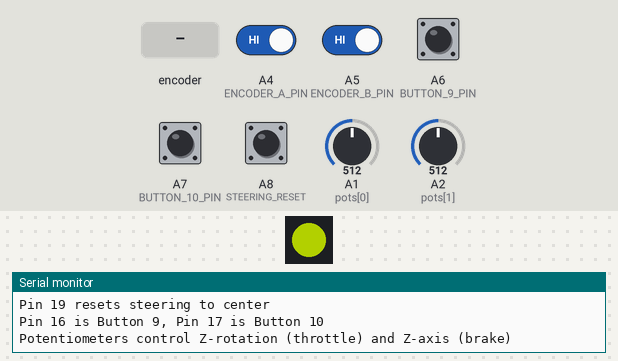
Recording of a sketch running on a simulated Teensy 4. On the bench: 1 RGB LEDs in strip order, left to right, the last lines printed to the serial monitor. Inputs (shaded band) come from the test bench; at power-on: A4 (ENCODER_A_PIN), A5 (ENCODER_B_PIN), A6 (BUTTON_9_PIN), A7 (BUTTON_10_PIN), A8 (STEERING_RESET) HIGH, A1 (pots[0]) = 512, A2 (pots[1]) = 512. Dim RGB values are drawn brighter than linear; USB keyboard and mouse output is not drawn.

Above: at 1.2 s.
1.3 s: A1 (pots[0]) set to 716
At 1.8 s:
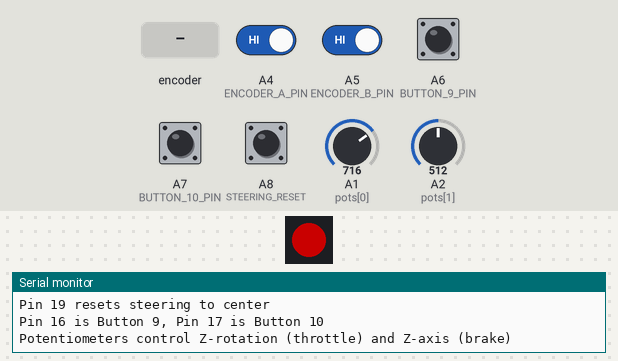
2.8 s: A2 (pots[1]) set to 739
At 3.3 s:
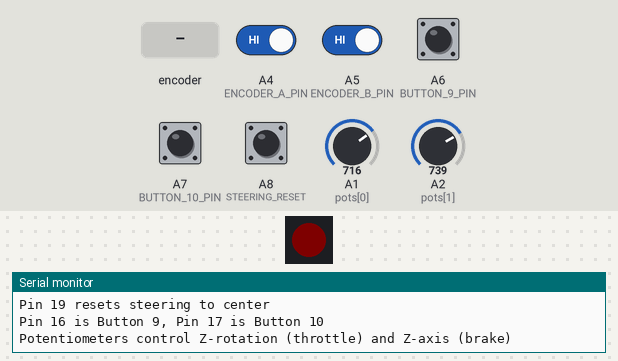
4.3 s: A2 (pots[1]) set to 765
At 5.5 s:
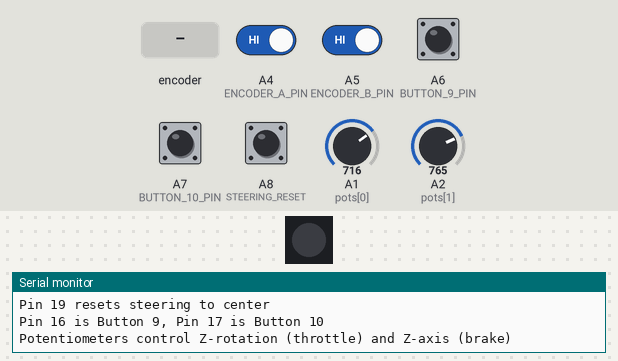
5.8 s: rotary encoder on A4 (ENCODER_A_PIN) / A5 (ENCODER_B_PIN) turned 3 steps (first pin leading)
At 7.2 s:
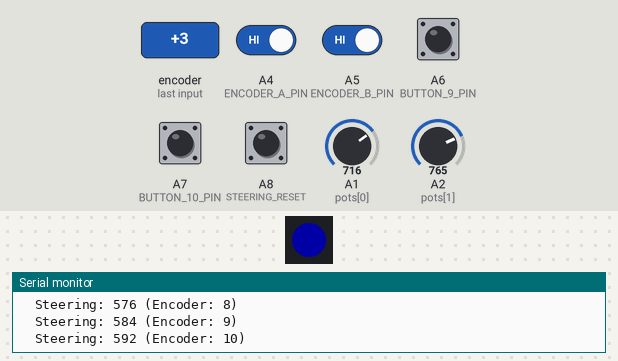
7.9 s: A1 (pots[0]) set to 511
At 9.1 s:
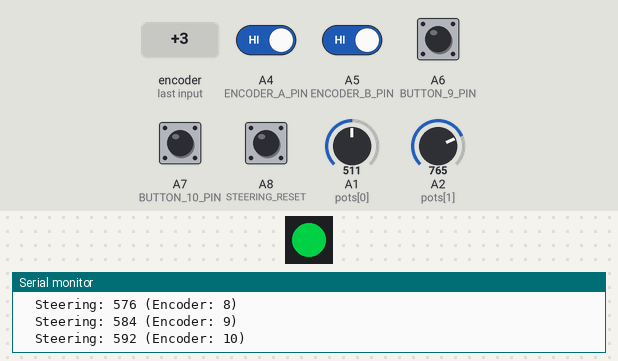
9.4 s: rotary encoder on A4 (ENCODER_A_PIN) / A5 (ENCODER_B_PIN) turned 3 steps (first pin leading)
At 11.3 s:
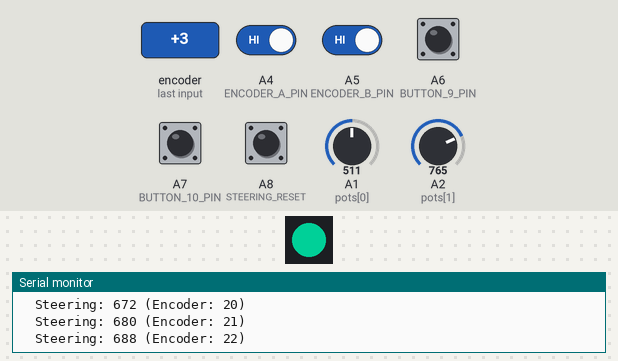
Timing chart, 0 to 12.5 s (numbered marks = the images above; inputs shaded):
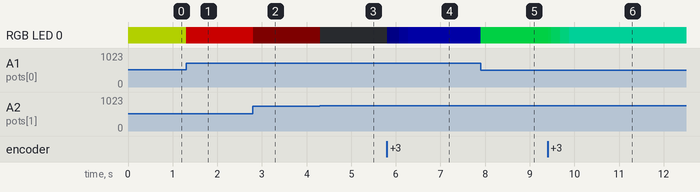

Measured:
- the behaviour switches between 747 and 748 on A2 (pots[1]) (found by bisection; images 2 and 3)
- after the input at 1.3 s, RGB LED 0: RGB(102, 119, 0) → RGB(102, 0, 0) at once
- after the input at 2.8 s, RGB LED 0: RGB(102, 0, 0) → RGB(4, 0, 0) at once
- after the input at 4.3 s, RGB LED 0: RGB(4, 0, 0) → off at once
- after the input at 5.8 s, RGB LED 0: off → RGB(0, 0, 3) at once, → RGB(0, 0, 7) 0.07 s later, → RGB(0, 0, 23) 0.20 s later, → RGB(0, 0, 39) 0.20 s later
- after the input at 7.9 s, RGB LED 0: RGB(0, 0, 39) → RGB(0, 119, 39) at once
- after the input at 9.4 s, RGB LED 0: RGB(0, 119, 39) → RGB(0, 119, 43) at once, → RGB(0, 119, 55) 0.07 s later, → RGB(0, 119, 71) 0.20 s later, → RGB(0, 119, 87) 0.20 s later

The sketch:

pi_pico_pedals_controlling_rgb.ino
```cpp
#include <Adafruit_NeoPixel.h>
#include <Joystick.h>

// RGB LED setup
#define RGB_PIN 23   // Change to your board's RGB pin
#define NUMPIXELS 1  // Only 1 LED onboard
Adafruit_NeoPixel pixels(NUMPIXELS, RGB_PIN, NEO_GRB + NEO_KHZ800);

// Rotary encoder pins for steering
const int ENCODER_A_PIN = 18;  // GPIO18 - Connect to encoder channel A
const int ENCODER_B_PIN = 19;  // GPIO20 - Connect to encoder channel B

// Additional button pins
const int STEERING_RESET = 22;  // GPIO19 - Reset steering button
const int BUTTON_9_PIN = 20;    // GPIO16 - Button 9
const int BUTTON_10_PIN = 21;   // GPIO17 - Button 10

// Steering parameters
const int STEERING_CENTER = 512;     // Center position for X axis
const int STEERING_MAX_RANGE = 512;  // Maximum deviation from center
int ENCODER_SENSITIVITY = 8;         // Steps per steering increment (changeable)
int currentSteeringPos = STEERING_CENTER;

// Potentiometer pins for throttle/brake
int pots[3] = { A1, A2, A3 };

// Calibration values for potentiometers
int throttleUpper = 680;  // Throttle upper
int throttleLower = 320;  // Throttle lower
int brakeUpper = 750;     // Brake upper
int brakeLower = 160;     // Brake lower

// Variables for encoder steering
volatile int encoderPos = 0;
volatile int lastEncoded = 0;


// Reset button debouncing
bool lastResetState = HIGH;
unsigned long lastResetTime = 0;
const unsigned long resetDebounceDelay = 50;

// Button debouncing for new buttons
bool lastButton9State = HIGH;
bool lastButton10State = HIGH;
unsigned long lastButton9Time = 0;
unsigned long lastButton10Time = 0;
const unsigned long buttonDebounceDelay = 50;

// RGB color values
int r, g, b;
int val1, val2, val3;

void setup() {
  // Initialize joystick
  Joystick.begin();
  Joystick.useManualSend(true);

  // Initialize RGB LED
  pixels.begin();

  // Initialize serial communication
  Serial.begin(9600);

  // Configure potentiometer pins
  for (int i = 0; i < 2; i++) {  // Fixed: was pots[1], now i
    pinMode(pots[i], INPUT);
  }

  // Configure encoder pins as inputs with pull-up resistors
  pinMode(ENCODER_A_PIN, INPUT_PULLUP);
  pinMode(ENCODER_B_PIN, INPUT_PULLUP);
  pinMode(STEERING_RESET, INPUT_PULLUP);  // Reset button with pull-up

  // Configure additional button pins with pull-up resistors
  pinMode(BUTTON_9_PIN, INPUT_PULLUP);
  pinMode(BUTTON_10_PIN, INPUT_PULLUP);

  // Attach interrupts for encoder channels
  attachInterrupt(digitalPinToInterrupt(ENCODER_A_PIN), updateEncoder, CHANGE);
  attachInterrupt(digitalPinToInterrupt(ENCODER_B_PIN), updateEncoder, CHANGE);

  // Set initial steering position
  Joystick.X(currentSteeringPos);

  Serial.println("Joystick with Rotary Encoder Steering Ready");
  Serial.println("Encoder controls X-axis (steering)");
  Serial.println("Pin 19 resets steering to center");
  Serial.println("Pin 16 is Button 9, Pin 17 is Button 10");
  Serial.println("Potentiometers control Z-rotation (throttle) and Z-axis (brake)");
}

void loop() {
  // Check for reset button press
  checkResetButton();

  // Check for additional button presses
  checkButton9();
  checkButton10();

  // Update steering based on encoder position
  updateSteering();


  // Read throttle potentiometer (val1)
  val1 = analogRead(pots[0]);
  // Serial.print("Throttle: ");
  // Serial.print(val1);
  // Serial.print(", Constrained: ");
  // Serial.print(constrain(val1, throttleLower, throttleUpper));

  // Map and invert throttle value
  val1 = map(constrain(val1, throttleLower, throttleUpper), throttleLower, throttleUpper, 1023, 0);
  g = map(val1, 0, 1023, 0, 255);  // Green component for LED


  // Read brake potentiometer (val2)
  val2 = analogRead(pots[1]);
  // Serial.print("\tBrake: ");
  // Serial.print(val2);
  // Serial.print(", Constrained: ");
  // Serial.println(constrain(val2, brakeLower, brakeUpper));

  // Map and invert brake value
  val2 = map(constrain(val2, brakeLower, brakeUpper), brakeLower, brakeUpper, 1023, 0);
  r = map(val2, 0, 1023, 0, 255);  // Red component for LED


  // Set blue component based on steering position (for visual feedback)
  b = map(abs(currentSteeringPos - STEERING_CENTER), 0, STEERING_MAX_RANGE, 0, 255);

  // Serial.print("\tSteering: ");
  // Serial.print(currentSteeringPos);
  // Serial.print(" (Encoder: ");
  // Serial.print(encoderPos);
  // Serial.println(")");


  // Send joystick values
  Joystick.X(currentSteeringPos);  // Steering wheel (rotary encoder)
  Joystick.Y(val1);                // Throttle
  Joystick.Z(val2);                // Brake

  // Update RGB LED
  pixels.setPixelColor(0, pixels.Color(r, g, b));

  // Send all updates
  Joystick.send_now();
  pixels.show();

  delay(10);  // Small delay for stability
}

// Check reset button with debouncing
void checkResetButton() {
  bool currentResetState = digitalRead(STEERING_RESET);
  unsigned long currentTime = millis();

  // // Check if button state changed and enough time has passed (debouncing)
  // if (currentResetState != lastResetState && (currentTime - lastResetTime) > resetDebounceDelay) {


  //   lastResetState = currentResetState;
  //   lastResetTime = currentTime;
  // }

  // Button pressed (LOW because of pull-up resistor)
  if (currentResetState == LOW) {
    Serial.println("Reset button pressed - centering steering");
    resetSteering();
  }
}

// Check button 9 with debouncing
void checkButton9() {
  bool currentButton9State = digitalRead(BUTTON_9_PIN);
  unsigned long currentTime = millis();

  // Check if button state changed and enough time has passed (debouncing)
  if (currentButton9State != lastButton9State && (currentTime - lastButton9Time) > buttonDebounceDelay) {

    // Button pressed (LOW because of pull-up resistor)
    if (currentButton9State == LOW) {
      Serial.println("Button 9 pressed");
      Joystick.button(9, true);
    } else {
      Serial.println("Button 9 released");
      Joystick.button(9, false);
    }

    lastButton9State = currentButton9State;
    lastButton9Time = currentTime;
  }
}

// Check button 10 with debouncing
void checkButton10() {
  bool currentButton10State = digitalRead(BUTTON_10_PIN);
  unsigned long currentTime = millis();

  // Check if button state changed and enough time has passed (debouncing)
  if (currentButton10State != lastButton10State && (currentTime - lastButton10Time) > buttonDebounceDelay) {

    // Button pressed (LOW because of pull-up resistor)
    if (currentButton10State == LOW) {
      Serial.println("Button 10 pressed");
      Joystick.button(10, true);
    } else {
      Serial.println("Button 10 released");
      Joystick.button(10, false);
    }

    lastButton10State = currentButton10State;
    lastButton10Time = currentTime;
  }
}

// Update steering position based on encoder
void updateSteering() {
  static int lastEncoderPos = 0;

  if (encoderPos != lastEncoderPos) {
    // Calculate encoder change
    int encoderChange = encoderPos - lastEncoderPos;

    // Apply sensitivity and update steering position
    int steeringChange = encoderChange * ENCODER_SENSITIVITY;
    currentSteeringPos += steeringChange;

    // Constrain steering to valid range
    currentSteeringPos = constrain(currentSteeringPos,
                                   STEERING_CENTER - STEERING_MAX_RANGE,
                                   STEERING_CENTER + STEERING_MAX_RANGE);

    lastEncoderPos = encoderPos;

    Serial.print("\tSteering: ");
    Serial.print(currentSteeringPos);
    Serial.print(" (Encoder: ");
    Serial.print(encoderPos);
    Serial.println(")");
  }
}

// Interrupt service routine for encoder
void updateEncoder() {
  int MSB = digitalRead(ENCODER_A_PIN);  // Most significant bit
  int LSB = digitalRead(ENCODER_B_PIN);  // Least significant bit

  int encoded = (MSB << 1) | LSB;          // Convert to single number
  int sum = (lastEncoded << 2) | encoded;  // Add it to previous encoded value

  // Determine direction based on state changes
  if (sum == 0b1101 || sum == 0b0100 || sum == 0b0010 || sum == 0b1011) {
    encoderPos++;
  }
  if (sum == 0b1110 || sum == 0b0111 || sum == 0b0001 || sum == 0b1000) {
    encoderPos--;
  }

  lastEncoded = encoded;  // Store this value for next time
}

// Function to reset steering to center
void resetSteering() {
  encoderPos = 0;
  currentSteeringPos = STEERING_CENTER;
  Joystick.X(currentSteeringPos);
}

// Function to set steering sensitivity
void setSteeringSensitivity(int sensitivity) {
  // Sensitivity should be 1-10, where 1 is least sensitive
  ENCODER_SENSITIVITY = constrain(sensitivity, 1, 10);
}
```
